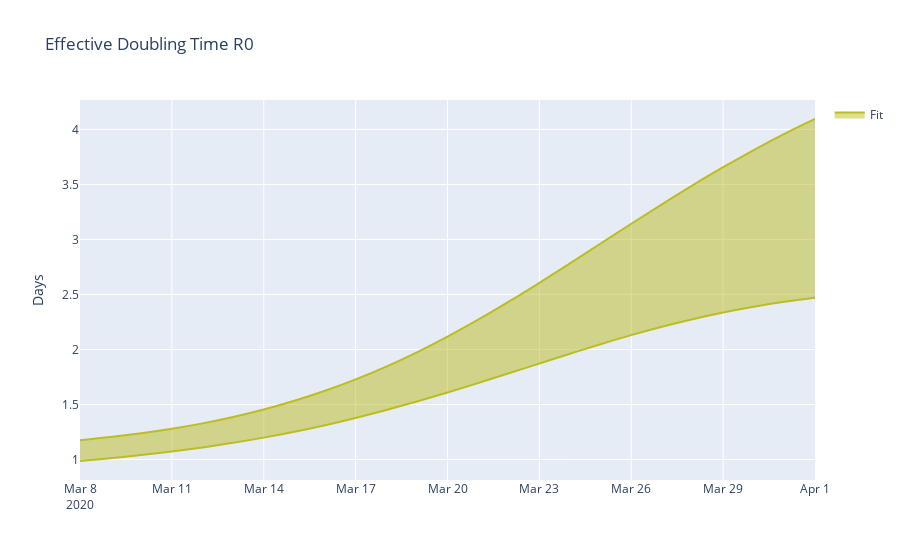

Notebook code for this chart:
### Code cell
beta = fcn.beta_i_fcn(
    arange(X_SIHR_extra["n_iter"]), amplitude=fit.p["beta_i"], **fit.p
)
dt = log(2) / (beta[1:] * fit_res.susceptible.values)

fig = go.Figure()
plotting.add_gvar_scatter(
    fig,
    x=chd_df.index,
    y=dt,
    name="Fit",
    mode="markers+lines",
    gv_mode="band",
    color="#bcbd22",
)
fig.update_layout(title="Effective Doubling Time R0", yaxis_title="Days")
fig.show()
